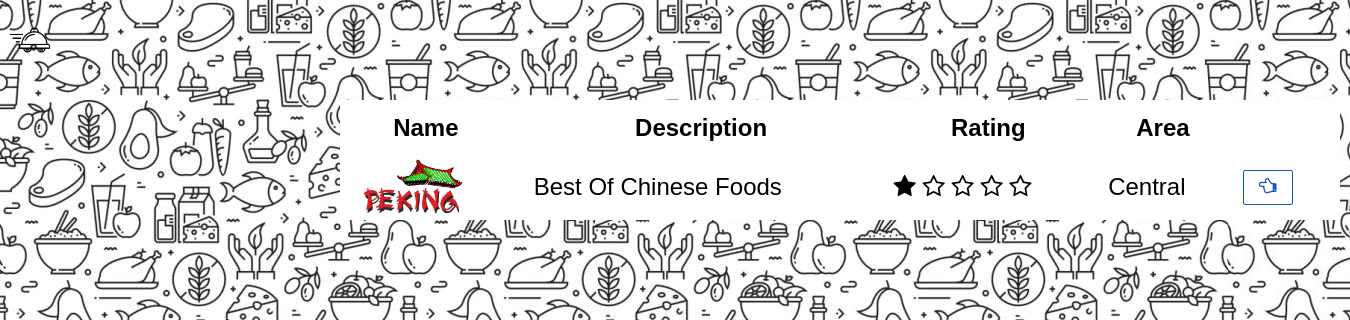
/restaurants/ (signed in), run on the app's committed database.
### base/models.py (models this page shows, shortened)
class Restaurant(models.Model):
    name1 = models.CharField(max_length=30,verbose_name="Restaurant Name",default="")
    owner = models.OneToOneField(Owner,on_delete=models.CASCADE)
    image = models.ImageField(upload_to="restaurant/",null=True)
    description = models.CharField(max_length=200, null=True)
    rating = models.DecimalField(max_digits=3, decimal_places=2, validators=[MinValueValidator(0.0), MaxValueValidator(5.0)], default=0,null=True)

class User(AbstractUser):
    class Role(models.TextChoices):
        ADMIN = "ADMIN", "Admin"
        OWNER = "OWNER", "Owner"
        CUSTOMER = "CUSTOMER", "Customer"
        DELIVERER = "DELIVERER", "Deliverer"
    base_role = Role.ADMIN
    email = models.EmailField(_("email address"), unique=True)
    USERNAME_FIELD = "email"
    name = models.CharField(max_length=100,null=True)
    is_staff = models.BooleanField(default=True)
    role = models.CharField(max_length=50, choices=Role.choices, default=Role.ADMIN)
    REQUIRED_FIELDS = ['username']

class Addresses(models.Model):
    user = models.OneToOneField(User, on_delete=models.CASCADE)
    address = models.CharField(max_length=100)
    area = models.CharField(max_length=20)

### base/views.py (the view)
# urls.py: path('restaurants/',views.displayRestaurants, name='restaurant-list'),
@login_required(login_url='login')
def displayRestaurants(request):
    r = Restaurant.objects.all().filter(owner__addresses__area= request.user.addresses.area)
    return render(request, 'base/restaurants.html', {'restaurant' : r})

### base/templates/base/restaurants.html (shortened to what this page needs)
{%load static%}
<head>
    <link rel="stylesheet" href="{%static 'styles/style.css'%}" />
    <link rel="stylesheet" href="https://cdnjs.cloudflare.com/ajax/libs/font-awesome/4.7.0/css/font-awesome.min.css">
</head>
<body style="background-image: url(../static/images/food.jpg); ">
        <a href = '/'>
            <img src = " {%static 'images/transparent_black.png'%}" class = 'logo'>
        </a>
        <table class='pending-table' style='margin-top:40px; align-items: center ; width:1000px'>
            <tr>
                <th> Name </th>
                <th> Description </th>
                <th> Rating </th>
                <th> Area</th>
                <th> </th>
            </tr>
            {% for item in restaurant %}
                <tr>
                    <td>
                        <img class="menu-item-image" src="{{item.image.url }}" width="100px" height="60px" style='padding-left:20px;'/>
                    </td>
                    <td>{{item.description}}</td>
                    <td>
                            <span>
                            {%with r=item.rating%}
                            <i class="fa fa-star{% if r == 0.5 %}-half-o{% elif r < 1 %}-o {% endif %}" aria-hidden="true"></i>
                            <i class="fa fa-star{% if r == 1.5 %}-half-o{% elif r < 2 %}-o {% endif %}" aria-hidden="true"></i>
                            <i class="fa fa-star{% if r == 2.5 %}-half-o{% elif r < 3 %}-o {% endif %}" aria-hidden="true"></i>
                            <i class="fa fa-star{% if r == 3.5 %}-half-o{% elif r < 4 %}-o {% endif %}" aria-hidden="true"></i>
                            <i class="fa fa-star{% if r == 4.5 %}-half-o{% elif r < 5 %}-o {% endif %}" aria-hidden="true"></i>
                            </span>
                            {%endwith%}
                        </td>
                    <td>{{item.owner.addresses.area}}</td>
                    <td>
                        <a href = "{% url 'order' item.pk %}">
                            <button class = 'create-button' style='margin-top :0; width : 50'>
                                <i class="fa fa-lg fa-hand-o-left" aria-hidden="true"></i>
                            </button>
                        </a>
                    </td>
                </tr>
                {% endfor %}
            </table>
</body>

### static/styles/style.css (style rules this page uses)
* { font-family: Arial, Helvetica, sans-serif; }
body { margin:0px; }
.logo { height: 40px; width: 40px; margin-right: 10px; margin-left: 10px; margin-top: 20px; }
.create-button { background-color: white; border-color: rgb(25, 83, 190); color:rgb(25, 83, 190); border-width: 1px; border-style:solid; height:35px; width: 100px; border-radius: 2px; cursor:pointer; }
.pending-table { margin-top:0; margin-left: 340; font-size:x-large; line-height: 50px; background-image: url("../images/white.jpg"); }
tr th,tr td { padding-right: 22; }

### data on the page
Restaurant: image (picture), description "Best Of Chinese Foods", owner.addresses.area "Central"
